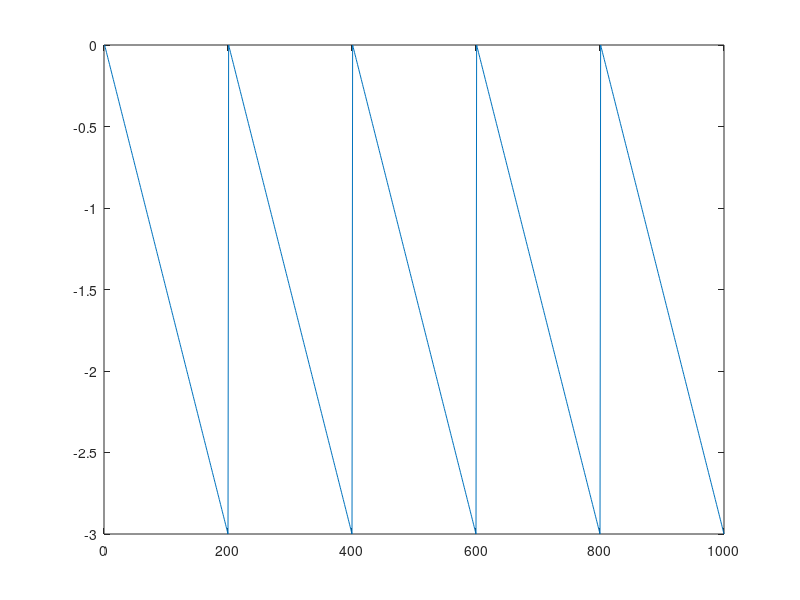

Write MATLAB code to recreate this figure.
function ref = generateTestReference2()
    frequency = 10;
    ww = 2*pi*frequency;
    sinw= sin(ww*linspace(0,1,200));
    z = [0];
    x = linspace(0,1,200);
    ref = ones(1,200);
    for i=1:length(z)
        ref = ref.*(x-z(i));
    end
    ref = -3*ref/(max(abs(ref)));
    wtf = ref;
    for i=1:4
       wtf = [wtf ref]; 
    end
    %ref = ref + 0.3*sinw;
    ref = wtf;
    plot(ref);
    ref = ref';
end